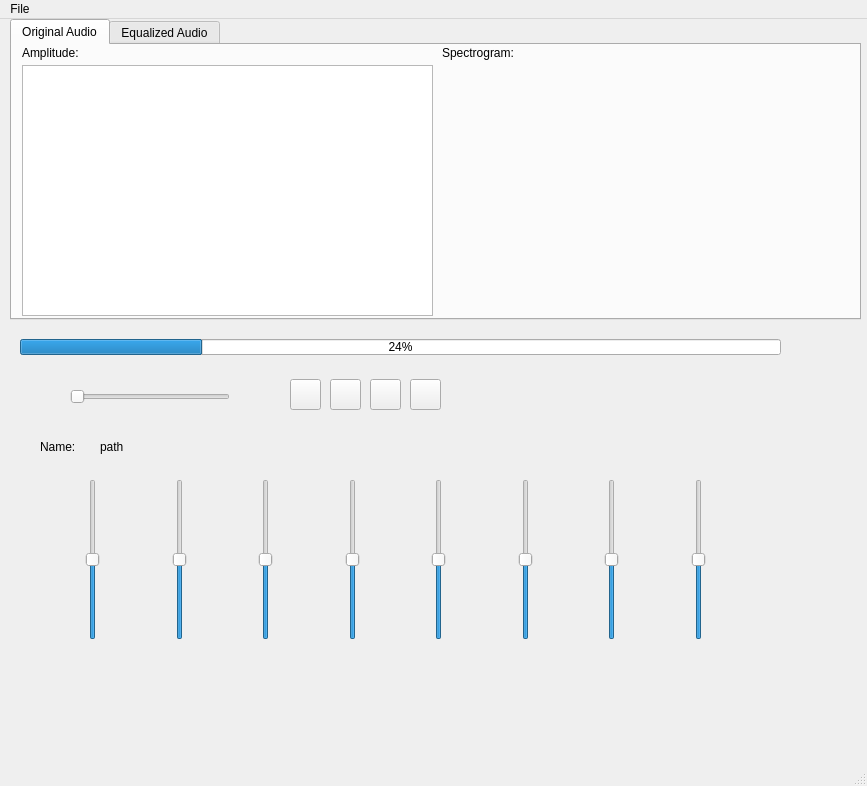
<?xml version="1.0" encoding="UTF-8"?>
<ui version="4.0">
 <class>MainWindow</class>
 <widget class="QMainWindow" name="MainWindow">
  <property name="geometry">
   <rect>
    <x>0</x>
    <y>0</y>
    <width>867</width>
    <height>786</height>
   </rect>
  </property>
  <property name="windowTitle">
   <string>MainWindow</string>
  </property>
  <widget class="QWidget" name="centralwidget">
   <widget class="QSlider" name="volume_slider">
    <property name="geometry">
     <rect>
      <x>70</x>
      <y>370</y>
      <width>160</width>
      <height>16</height>
     </rect>
    </property>
    <property name="minimum">
     <number>0</number>
    </property>
    <property name="maximum">
     <number>50</number>
    </property>
    <property name="value">
     <number>0</number>
    </property>
    <property name="orientation">
     <enum>Qt::Horizontal</enum>
    </property>
   </widget>
   <widget class="QLabel" name="elapse_time">
    <property name="geometry">
     <rect>
      <x>40</x>
      <y>360</y>
      <width>21</width>
      <height>31</height>
     </rect>
    </property>
    <property name="text">
     <string/>
    </property>
    <property name="pixmap">
     <pixmap>assets/audio-max.svg</pixmap>
    </property>
    <property name="scaledContents">
     <bool>true</bool>
    </property>
   </widget>
   <widget class="QWidget" name="band_widget" native="true">
    <property name="geometry">
     <rect>
      <x>20</x>
      <y>460</y>
      <width>751</width>
      <height>161</height>
     </rect>
    </property>
    <layout class="QHBoxLayout" name="horizontalLayout_3">
     <item>
      <spacer name="horizontalSpacer_19">
       <property name="orientation">
        <enum>Qt::Horizontal</enum>
       </property>
       <property name="sizeHint" stdset="0">
        <size>
         <width>40</width>
         <height>20</height>
        </size>
       </property>
      </spacer>
     </item>
     <item>
      <widget class="QSlider" name="band_slider_1">
       <property name="minimum">
        <number>0</number>
       </property>
       <property name="maximum">
        <number>4</number>
       </property>
       <property name="value">
        <number>2</number>
       </property>
       <property name="orientation">
        <enum>Qt::Vertical</enum>
       </property>
      </widget>
     </item>
     <item>
      <spacer name="horizontalSpacer_20">
       <property name="orientation">
        <enum>Qt::Horizontal</enum>
       </property>
       <property name="sizeHint" stdset="0">
        <size>
         <width>40</width>
         <height>20</height>
        </size>
       </property>
      </spacer>
     </item>
     <item>
      <widget class="QSlider" name="band_slider_2">
       <property name="minimum">
        <number>0</number>
       </property>
       <property name="maximum">
        <number>4</number>
       </property>
       <property name="value">
        <number>2</number>
       </property>
       <property name="orientation">
        <enum>Qt::Vertical</enum>
       </property>
      </widget>
     </item>
     <item>
      <spacer name="horizontalSpacer_21">
       <property name="orientation">
        <enum>Qt::Horizontal</enum>
       </property>
       <property name="sizeHint" stdset="0">
        <size>
         <width>40</width>
         <height>20</height>
        </size>
       </property>
      </spacer>
     </item>
     <item>
      <widget class="QSlider" name="band_slider_3">
       <property name="minimum">
        <number>0</number>
       </property>
       <property name="maximum">
        <number>4</number>
       </property>
       <property name="value">
        <number>2</number>
       </property>
       <property name="orientation">
        <enum>Qt::Vertical</enum>
       </property>
      </widget>
     </item>
     <item>
      <spacer name="horizontalSpacer_22">
       <property name="orientation">
        <enum>Qt::Horizontal</enum>
       </property>
       <property name="sizeHint" stdset="0">
        <size>
         <width>40</width>
         <height>20</height>
        </size>
       </property>
      </spacer>
     </item>
     <item>
      <widget class="QSlider" name="band_slider_4">
       <property name="minimum">
        <number>0</number>
       </property>
       <property name="maximum">
        <number>4</number>
       </property>
       <property name="value">
        <number>2</number>
       </property>
       <property name="orientation">
        <enum>Qt::Vertical</enum>
       </property>
      </widget>
     </item>
     <item>
      <spacer name="horizontalSpacer_23">
       <property name="orientation">
        <enum>Qt::Horizontal</enum>
       </property>
       <property name="sizeHint" stdset="0">
        <size>
         <width>40</width>
         <height>20</height>
        </size>
       </property>
      </spacer>
     </item>
     <item>
      <widget class="QSlider" name="band_slider_5">
       <property name="minimum">
        <number>0</number>
       </property>
       <property name="maximum">
        <number>4</number>
       </property>
       <property name="value">
        <number>2</number>
       </property>
       <property name="orientation">
        <enum>Qt::Vertical</enum>
       </property>
      </widget>
     </item>
     <item>
      <spacer name="horizontalSpacer_24">
       <property name="orientation">
        <enum>Qt::Horizontal</enum>
       </property>
       <property name="sizeHint" stdset="0">
        <size>
         <width>40</width>
         <height>20</height>
        </size>
       </property>
      </spacer>
     </item>
     <item>
      <widget class="QSlider" name="band_slider_6">
       <property name="minimum">
        <number>0</number>
       </property>
       <property name="maximum">
        <number>4</number>
       </property>
       <property name="value">
        <number>2</number>
       </property>
       <property name="orientation">
        <enum>Qt::Vertical</enum>
       </property>
      </widget>
     </item>
     <item>
      <spacer name="horizontalSpacer_25">
       <property name="orientation">
        <enum>Qt::Horizontal</enum>
       </property>
       <property name="sizeHint" stdset="0">
        <size>
         <width>40</width>
         <height>20</height>
        </size>
       </property>
      </spacer>
     </item>
     <item>
      <widget class="QSlider" name="band_slider_7">
       <property name="minimum">
        <number>0</number>
       </property>
       <property name="maximum">
        <number>4</number>
       </property>
       <property name="value">
        <number>2</number>
       </property>
       <property name="orientation">
        <enum>Qt::Vertical</enum>
       </property>
      </widget>
     </item>
     <item>
      <spacer name="horizontalSpacer_26">
       <property name="orientation">
        <enum>Qt::Horizontal</enum>
       </property>
       <property name="sizeHint" stdset="0">
        <size>
         <width>40</width>
         <height>20</height>
        </size>
       </property>
      </spacer>
     </item>
     <item>
      <widget class="QSlider" name="band_slider_8">
       <property name="minimum">
        <number>0</number>
       </property>
       <property name="maximum">
        <number>4</number>
       </property>
       <property name="value">
        <number>2</number>
       </property>
       <property name="orientation">
        <enum>Qt::Vertical</enum>
       </property>
      </widget>
     </item>
     <item>
      <spacer name="horizontalSpacer_27">
       <property name="orientation">
        <enum>Qt::Horizontal</enum>
       </property>
       <property name="sizeHint" stdset="0">
        <size>
         <width>40</width>
         <height>20</height>
        </size>
       </property>
      </spacer>
     </item>
    </layout>
   </widget>
   <widget class="QProgressBar" name="progress_bar">
    <property name="geometry">
     <rect>
      <x>20</x>
      <y>320</y>
      <width>761</width>
      <height>16</height>
     </rect>
    </property>
    <property name="value">
     <number>24</number>
    </property>
   </widget>
   <widget class="QPushButton" name="backward">
    <property name="geometry">
     <rect>
      <x>290</x>
      <y>360</y>
      <width>31</width>
      <height>31</height>
     </rect>
    </property>
    <property name="text">
     <string/>
    </property>
    <property name="icon">
     <iconset>
      <normaloff>assets/audio backward.svg</normaloff>assets/audio backward.svg</iconset>
    </property>
    <property name="iconSize">
     <size>
      <width>25</width>
      <height>25</height>
     </size>
    </property>
   </widget>
   <widget class="QPushButton" name="play_pause_btn">
    <property name="geometry">
     <rect>
      <x>330</x>
      <y>360</y>
      <width>31</width>
      <height>31</height>
     </rect>
    </property>
    <property name="text">
     <string/>
    </property>
    <property name="icon">
     <iconset>
      <normaloff>assets/audio play.svg</normaloff>assets/audio play.svg</iconset>
    </property>
    <property name="iconSize">
     <size>
      <width>25</width>
      <height>25</height>
     </size>
    </property>
   </widget>
   <widget class="QPushButton" name="forward">
    <property name="geometry">
     <rect>
      <x>370</x>
      <y>360</y>
      <width>31</width>
      <height>31</height>
     </rect>
    </property>
    <property name="text">
     <string/>
    </property>
    <property name="icon">
     <iconset>
      <normaloff>assets/audio fastforward.svg</normaloff>assets/audio fastforward.svg</iconset>
    </property>
    <property name="iconSize">
     <size>
      <width>25</width>
      <height>25</height>
     </size>
    </property>
   </widget>
   <widget class="QPushButton" name="stop_btn">
    <property name="geometry">
     <rect>
      <x>410</x>
      <y>360</y>
      <width>31</width>
      <height>31</height>
     </rect>
    </property>
    <property name="text">
     <string/>
    </property>
    <property name="icon">
     <iconset>
      <normaloff>assets/audio-stop.svg</normaloff>assets/audio-stop.svg</iconset>
    </property>
    <property name="iconSize">
     <size>
      <width>25</width>
      <height>25</height>
     </size>
    </property>
   </widget>
   <widget class="QLabel" name="label">
    <property name="geometry">
     <rect>
      <x>40</x>
      <y>420</y>
      <width>49</width>
      <height>16</height>
     </rect>
    </property>
    <property name="text">
     <string>Name:</string>
    </property>
   </widget>
   <widget class="QLabel" name="label_2">
    <property name="geometry">
     <rect>
      <x>100</x>
      <y>420</y>
      <width>49</width>
      <height>16</height>
     </rect>
    </property>
    <property name="text">
     <string>path</string>
    </property>
   </widget>
   <widget class="QTabWidget" name="tab_widget">
    <property name="geometry">
     <rect>
      <x>10</x>
      <y>0</y>
      <width>851</width>
      <height>301</height>
     </rect>
    </property>
    <property name="currentIndex">
     <number>0</number>
    </property>
    <widget class="QWidget" name="original_audio_tab">
     <attribute name="title">
      <string>Original Audio</string>
     </attribute>
     <widget class="QLabel" name="org_amp_label">
      <property name="geometry">
       <rect>
        <x>10</x>
        <y>0</y>
        <width>71</width>
        <height>16</height>
       </rect>
      </property>
      <property name="text">
       <string>Amplitude:</string>
      </property>
     </widget>
     <widget class="MplWidget" name="org_spectrogram" native="true">
      <property name="geometry">
       <rect>
        <x>430</x>
        <y>20</y>
        <width>401</width>
        <height>251</height>
       </rect>
      </property>
     </widget>
     <widget class="PlotWidget" name="org_amplitude">
      <property name="geometry">
       <rect>
        <x>10</x>
        <y>20</y>
        <width>411</width>
        <height>251</height>
       </rect>
      </property>
     </widget>
     <widget class="QLabel" name="org_spect_label">
      <property name="geometry">
       <rect>
        <x>430</x>
        <y>0</y>
        <width>71</width>
        <height>16</height>
       </rect>
      </property>
      <property name="text">
       <string>Spectrogram:</string>
      </property>
     </widget>
    </widget>
    <widget class="QWidget" name="OutputAudio">
     <attribute name="title">
      <string>Equalized Audio</string>
     </attribute>
     <widget class="QLabel" name="eq_spect_label">
      <property name="geometry">
       <rect>
        <x>430</x>
        <y>0</y>
        <width>71</width>
        <height>16</height>
       </rect>
      </property>
      <property name="text">
       <string>Spectrogram:</string>
      </property>
     </widget>
     <widget class="QLabel" name="eq_amp_label">
      <property name="geometry">
       <rect>
        <x>10</x>
        <y>0</y>
        <width>71</width>
        <height>16</height>
       </rect>
      </property>
      <property name="text">
       <string>Amplitude:</string>
      </property>
     </widget>
     <widget class="PlotWidget" name="eq_amplitude">
      <property name="geometry">
       <rect>
        <x>10</x>
        <y>20</y>
        <width>411</width>
        <height>251</height>
       </rect>
      </property>
     </widget>
     <widget class="MplWidget" name="eq_spectrogram" native="true">
      <property name="geometry">
       <rect>
        <x>430</x>
        <y>20</y>
        <width>401</width>
        <height>251</height>
       </rect>
      </property>
     </widget>
    </widget>
   </widget>
  </widget>
  <widget class="QMenuBar" name="menubar">
   <property name="geometry">
    <rect>
     <x>0</x>
     <y>0</y>
     <width>867</width>
     <height>22</height>
    </rect>
   </property>
   <widget class="QMenu" name="menuFile">
    <property name="title">
     <string>File</string>
    </property>
    <addaction name="action_open"/>
    <addaction name="action_save"/>
    <addaction name="action_save_as"/>
   </widget>
   <addaction name="menuFile"/>
  </widget>
  <widget class="QStatusBar" name="statusbar"/>
  <action name="action_open">
   <property name="text">
    <string>Open</string>
   </property>
   <property name="shortcut">
    <string>Ctrl+O</string>
   </property>
  </action>
  <action name="action_save">
   <property name="text">
    <string>Save</string>
   </property>
   <property name="shortcut">
    <string>Ctrl+S</string>
   </property>
  </action>
  <action name="action_save_as">
   <property name="text">
    <string>Save As</string>
   </property>
   <property name="shortcut">
    <string>Ctrl+Shift+S</string>
   </property>
  </action>
 </widget>
 <customwidgets>
  <customwidget>
   <class>PlotWidget</class>
   <extends>QGraphicsView</extends>
   <header>pyqtgraph</header>
  </customwidget>
  <customwidget>
   <class>MplWidget</class>
   <extends>QWidget</extends>
   <header location="global">mplwidget.h</header>
   <container>1</container>
  </customwidget>
 </customwidgets>
 <resources/>
 <connections/>
</ui>
